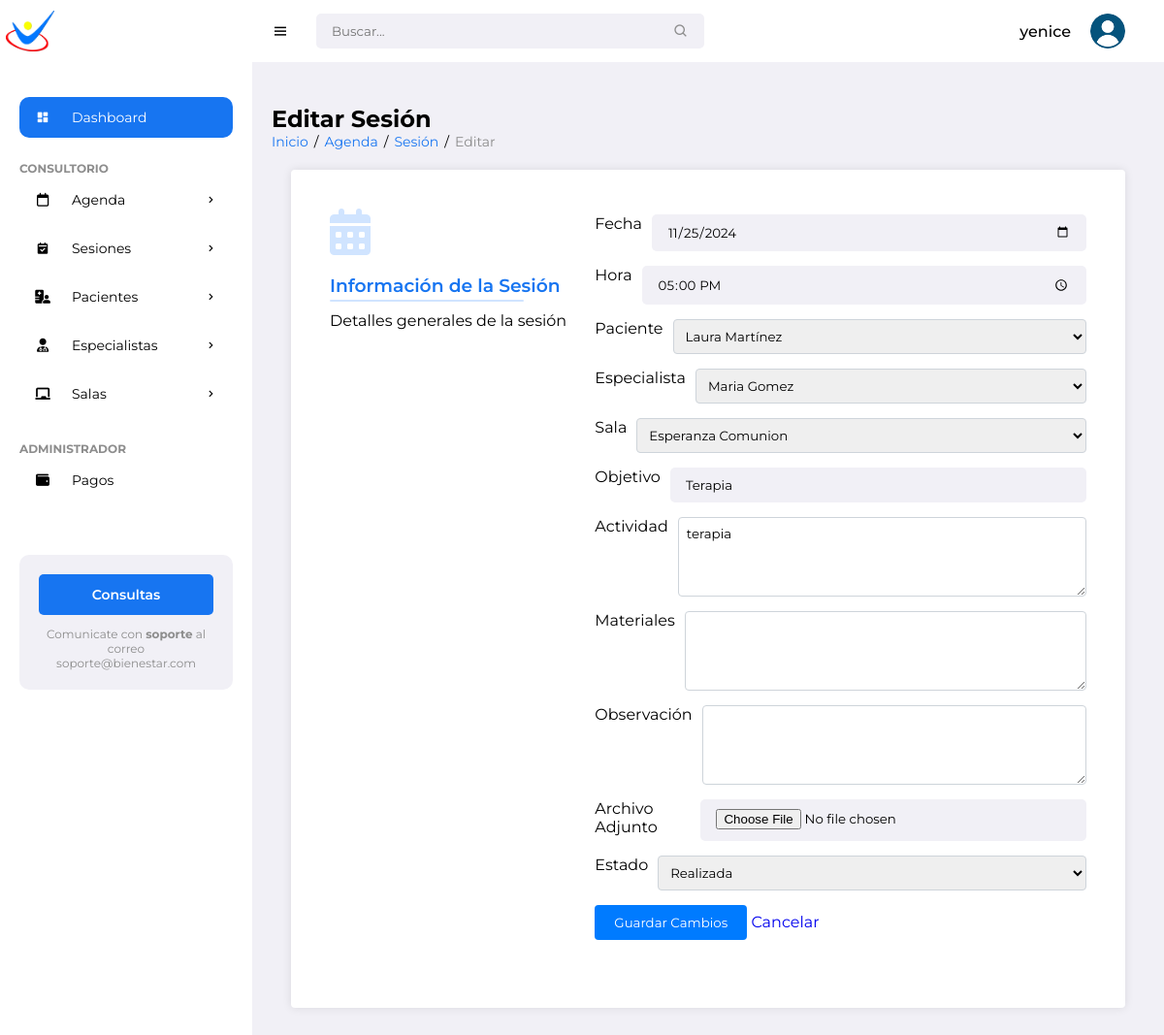
/sessions/1/edit/ (signed in), run on the app's committed database.
### pacientes/models.py (models this page shows, shortened)
class Session(models.Model):
    STATUS_CHOICES = [
        ('Pendiente', 'Pendiente'),
        ('Realizada', 'Realizada'),
        ('Cancelada', 'Cancelada')
    ]
    patient = models.ForeignKey(Patient, on_delete=models.CASCADE, related_name='sessions')
    specialist = models.ForeignKey(Specialist, on_delete=models.CASCADE, related_name='sessions')
    room = models.ForeignKey(Room, on_delete=models.SET_NULL, null=True, related_name='sessions')
    date = models.DateField()
    time = models.TimeField()
    objective = models.CharField(max_length=255)
    activity = models.TextField()
    materials = models.TextField(blank=True)
    observation = models.TextField(blank=True)
    attachment = models.FileField(upload_to='session_attachments/', blank=True, null=True)
    status = models.CharField(
        max_length=10,
        choices=STATUS_CHOICES,
        default='Pendiente',
        help_text="Estado de la sesión: 'Pendiente', 'Completada o 'Cancelada'."
    )
    paid_in_advance = models.BooleanField(default=False, verbose_name="Pagada por adelantado")

### pacientes/views.py (the view)
# urls.py: path('sessions/<int:session_id>/edit/', views.edit_session, name='edit_session'),
@login_required
def edit_session(request, session_id):
    session = get_object_or_404(Session, id=session_id)
    if request.method == 'POST':
        form = SessionForm(request.POST, request.FILES, instance=session)
        if form.is_valid():
            form.save()
            return redirect('reservation_list')
        else:
            print("Errores de validación:", form.errors)  # Para depuración
    else:
        form = SessionForm(instance=session)
    return render(request, 'pacientes/session/edit_session.html', {'form': form, 'session': session})

### pacientes/models.py (called while the page is built)
    def __str__(self):
        return f"{self.name} {self.surname}"

    def __str__(self):
        return self.name

    def __str__(self):
        return f'{self.name} {self.surname}'

### pacientes/templates/pacientes/session/edit_session.html (shortened to what this page needs)
{% extends "pacientes/base/base.html" %}
{% block content %}
<h1>Editar Sesión</h1>
<ul class="breadcrumbs">
    <li><a href="{% url 'patient_list' %}">Inicio</a></li>
    <li>/</li>
    <li><a href="{% url 'calendar' %}">Agenda</a></li>
    <li>/</li>
    <li><a href="{% url 'session_detail' session.id %}">Sesión</a></li>
    <li>/</li>
    <li><a href="#" class="active">Editar</a></li>
</ul>
<div class="form-container">
    <div class="row section">
        <div class="col-title">
            <i class="fa-solid fa-calendar-alt"></i>
            <h3>Información de la Sesión</h3>
            <p>Detalles generales de la sesión</p>
        </div>
        <div class="col-fields">
            <form method="POST" enctype="multipart/form-data" class="add-form">
                <div class="form-group">
                    <label for="{{ form.date.id_for_label }}">Fecha</label>
                    {{ form.date }}
                </div>
                <div class="form-group">
                    <label for="{{ form.time.id_for_label }}">Hora</label>
                    {{ form.time }}
                </div>
                <div class="form-group">
                    <label for="{{ form.patient.id_for_label }}">Paciente</label>
                    {{ form.patient }}
                </div>
                <div class="form-group">
                    <label for="{{ form.specialist.id_for_label }}">Especialista</label>
                    {{ form.specialist }}
                </div>
                <div class="form-group">
                    <label for="{{ form.room.id_for_label }}">Sala</label>
                    {{ form.room }}
                </div>
                <div class="form-group">
                    <label for="{{ form.objective.id_for_label }}">Objetivo</label>
                    {{ form.objective }}
                </div>
                <div class="form-group">
                    <label for="{{ form.activity.id_for_label }}">Actividad</label>
                    {{ form.activity }}
                </div>
                <div class="form-group">
                    <label for="{{ form.materials.id_for_label }}">Materiales</label>
                    {{ form.materials }}
                </div>
                <div class="form-group">
                    <label for="{{ form.observation.id_for_label }}">Observación</label>
                    {{ form.observation }}
                </div>
                <div class="form-group">
                    <label for="{{ form.attachment.id_for_label }}">Archivo Adjunto</label>
                    {{ form.attachment }}
                </div>
                <div class="form-group">
                    <label for="{{ form.status.id_for_label }}">Estado</label>
                    {{ form.status }}
                </div>
                <div class="form-actions">
                    <button type="submit" class="btn btn-primary">Guardar Cambios</button>
                    <a href="{% url 'reservation_list' %}" class="btn btn-secondary">Cancelar</a>
                </div>
            </form>
        </div>
    </div>
</div>
{% endblock %}

### pacientes/templates/pacientes/base/base.html (shortened to what this page needs)
{% load static %}
<!DOCTYPE html>
<html lang="en">
<head>
	<link href='https://unpkg.com/boxicons@2.0.9/css/boxicons.min.css' rel='stylesheet'>
	<link rel="stylesheet" href="https://cdnjs.cloudflare.com/ajax/libs/font-awesome/6.5.2/css/all.min.css">
	<link rel="stylesheet" href="{% static 'pacientes/css/styles.css' %}">
</head>
<body>
		<section id="sidebar">
			<a href="#" class="brand"><img src="{% static 'pacientes/images/min_logo.png' %}" alt="" style="width: 50px;"></a>
			<ul class="side-menu">
				<li><a href="#" class="active"><i class='bx bxs-dashboard icon' ></i> Dashboard</a></li>
				<li class="divider" data-text="Consultorio"></li>
				<li>
					<a href="{% url 'calendar' %}"><i class="fa-regular fa-calendar icon"></i>Agenda <i class='bx bx-chevron-right icon-right' ></i></a>
				</li>
				<li>
					<a href="{% url 'reservation_list' %}">
						<i class='bx bxs-calendar-check icon'></i> Sesiones
						<i class='bx bx-chevron-right icon-right'></i>
					</a>
				</li>
				<li>
					<a href="#"><i class="fa-solid fa-hospital-user icon"></i> Pacientes <i class='bx bx-chevron-right icon-right' ></i></a>
				</li>
				<li>
					<a href="#">
						<i class="fa-solid fa-user-doctor icon"></i> Especialistas
						<i class='bx bx-chevron-right icon-right'></i>
					</a>
				</li>
				<li>
			<a href="#">
				<i class="fas fa-chalkboard icon"></i> Salas
			<i class='bx bx-chevron-right icon-right'></i>
			</a>
	       </li>
			<li class="divider" data-text="Administrador"></li>
			<li><a href="{% url 'payment_list' %}"><i class="fa-solid fa-wallet icon"></i> Pagos</a></li>
		</ul>
			<div class="ads">
				<div class="wrapper">
					<a href="mailto:soporteit@ingenieriaterra.com.ar" class="btn-upgrade">Consultas</a>
					<p>Comunicate con <span>soporte</span> al correo soporte@bienestar.com</p>
				</div>
			</div>
		</section>
	<section id="content">
		<nav>
			<i class='bx bx-menu toggle-sidebar' ></i>
			<form action="#">
				<div class="form-group">
					<input type="text" placeholder="Buscar...">
					<i class='bx bx-search icon' ></i>
				</div>
			</form>
			<div class="profile">
				<span class="username">{{ user.username }}</span>
				<img src="{% static 'pacientes/images/usuario.png' %}" alt="">
			</div>
		</nav>
		<main>
			  <div class="main-content">
                {% block content %}{% endblock %}
            </div>
		</main>
</body>
</html>

### data on the page
Session: date "11/25/2024", time "17:00:00", patient "Laura Martínez", specialist "Maria Gomez", room "Esperanza Comunion", objective "Terapia", activity "terapia", status "Realizada"

### other printed values
{{ user.username }} "yenice"
